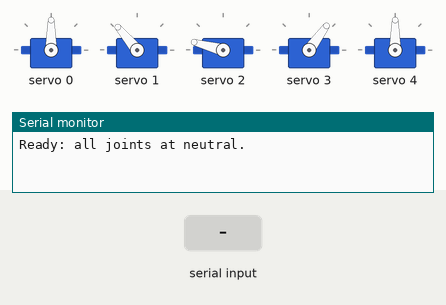
The sketch below on a simulated Arduino Uno, built with avr-gcc and run on an emulated ATmega328P. On the bench: 5 × servo, the last lines printed to the serial monitor. The test bench sets the inputs (shaded band).

Above: at 3.7 s.
3.8 s: "1,90\n" received over Serial
At 3.96 s:
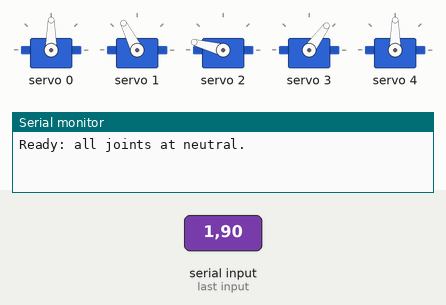
At 5.4 s:
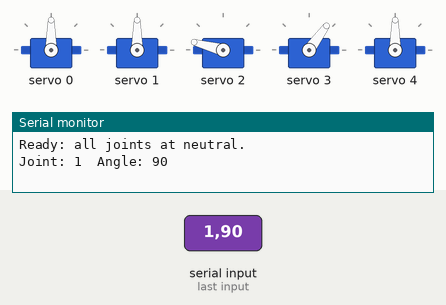
5.7 s: "90,45\n" received over Serial
Timing chart, 0 to 8.7 s (numbered marks = the images above; inputs shaded):
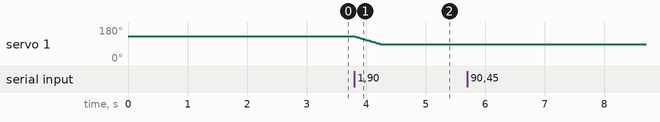

The sketch:

pca_serial.ino
```cpp
/*
  pca_serial (v4.4)
  Type a channel and an angle in the Serial Monitor (e.g. "2 90") and that servo moves there
  in small steps, starting from that joint's last commanded angle.
  Each joint has its own step size and pause: base, shoulder and elbow 1 deg every 10 ms;
  wrist and gripper 2 deg every 20 ms (same speed, 100 deg/s), because the SG90 dead band
  makes 1-deg steps jerky. After the steps, one last pulse lands on the exact angle.
  Channels: 0 base, 1 shoulder, 2 elbow, 3 wrist, 4 gripper.
  Each joint has its own accepted range (ANGLE_MIN, ANGLE_MAX, measured on the arm):
  base 40-140 (cables), shoulder and elbow 10-170 (full range), wrist 40-110 (it buzzes outside),
  gripper 30-150. Anything else prints "ERROR!" and nothing moves.
  Monitor setting: "New Line", 9600 baud.

  At power-up every joint goes to its NEUTRAL angle, one joint at a time. This is the only jump:
  place the arm by hand near the neutral pose before switching the supply on.

  Calibration, command c -> real joint angle in degrees:
    base      psi = 0.754 * (c - 90)     counterclockwise seen from above when c grows
    shoulder  theta = 0.865 * c - 30.1   link 1 from the table
    elbow     q2 = 0.836 * c - 143.0     forearm from link 1 (0 = in line), forearm in front of vertical
    wrist     q3 = -0.910 * c + 49.4     gripper from forearm (0 = in line)
  Backlash: about 1 deg, 2-3 deg at the base, about 7 deg when the load flips past vertical.

  Wiring: Arduino 5V -> PCA VCC, GND -> GND, A4 -> SDA, A5 -> SCL (I2C).
  Servo power comes from the 5 V supply on the PCA screw terminal (V+), never from the Arduino.
*/

#include <Adafruit_PWMServoDriver.h>  // PCA9685 library (it includes Wire, the I2C library)

// PCA channel of each servo: the name says which joint, the value where it is plugged in.
const int BASE = 0;
const int SHOULDER = 1;
const int ELBOW = 2;
const int WRIST = 3;
const int GRIPPER = 4;
const int NUM_JOINTS = 5;

// Pulse length at 0 and 180 deg: the same straight line the Servo library uses,
// so 90 here gives the same pulse (1472 us) as servo_serial.
const int PULSE_MIN_US = 544;
const int PULSE_MAX_US = 2400;

// Step size (deg) and pause per step (ms), one value per channel (index = channel).
// Speed = step / pause: 1 deg / 10 ms = 2 deg / 20 ms = 100 deg/s.
const int STEP_DEG[NUM_JOINTS]      = { 1,  1,  1,  2,  2};
const int STEP_DELAY_MS[NUM_JOINTS] = {10, 10, 10, 20, 20};

// Accepted command range of each joint (deg), one value per channel (index = channel).
// Measured with the other joints in the neutral pose.
const int ANGLE_MIN[NUM_JOINTS] = { 40,  10,  10,  40,  30};
const int ANGLE_MAX[NUM_JOINTS] = {140, 170, 170, 110, 150};

// Neutral pose, one angle per channel (index = channel): the arm as close to vertical as the
// elbow allows. Shoulder at 130: link 1 about 82 deg from the table; elbow at 165: forearm about
// 5 deg from in line with link 1; wrist at 54: gripper in line with the forearm. All inside
// ANGLE_MIN/MAX.
const int NEUTRAL[NUM_JOINTS] = {90, 130, 165, 54, 90};

Adafruit_PWMServoDriver pca;  // one object for the whole board (default I2C address 0x40)

// Last commanded angle of each joint (index = channel). Global, so it survives between loop() calls.
int last_position[NUM_JOINTS];

void setup() {
  Serial.begin(9600);
  pca.begin();
  pca.setPWMFreq(50);  // 50 pulses per second = one pulse every 20 ms, what hobby servos expect

  // Send every joint to its neutral angle, one at a time with a pause, so they don't all jump
  // together (smaller current peak), and start each joint's memory from there.
  for (int joint = BASE; joint <= GRIPPER; joint++) {
    int pulse_us = map(NEUTRAL[joint], 0, 180, PULSE_MIN_US, PULSE_MAX_US);
    pca.writeMicroseconds(joint, pulse_us);
    last_position[joint] = NEUTRAL[joint];
    delay(500);
  }
  Serial.println("Ready: all joints at neutral.");
}

void loop() {
  if (Serial.available() > 0) {
    char next = Serial.peek();  // look at the first character without removing it

    if (next == '\n') {
      Serial.read();  // drop the line ending, so parseInt never sees it alone
    }

    else {
      // First number = channel, second = angle. parseInt stops at the first non-digit
      // (the space, then the line ending) and returns 0 after a 1 s timeout if no digits came.
      int joint = Serial.parseInt();
      int angle = Serial.parseInt();

      // Valid channel first, then the angle inside that joint's range: && stops at the first
      // false, so ANGLE_MIN[joint] is read only with a valid index. A timeout gives joint = 0
      // (a valid channel) and angle = 0, below every ANGLE_MIN: nothing moves.
      if (joint >= BASE && joint <= GRIPPER && angle >= ANGLE_MIN[joint] && angle <= ANGLE_MAX[joint]) {

        // Steps from this joint's last angle toward the new one, with this joint's step and pause.
        // The loops stop before the target (< and >): with 2-deg steps the target may fall
        // between two steps, so the exact angle is sent once at the end.
        if (angle >= last_position[joint]) {
          for (int step_angle = last_position[joint]; step_angle < angle; step_angle += STEP_DEG[joint]) {
            // Angle -> pulse length: 0..180 deg mapped onto 544..2400 us (90 -> 1472).
            int step_pulse_us = map(step_angle, 0, 180, PULSE_MIN_US, PULSE_MAX_US);
            pca.writeMicroseconds(joint, step_pulse_us);
            delay(STEP_DELAY_MS[joint]);
          }
        }

        else {
          for (int step_angle = last_position[joint]; step_angle > angle; step_angle -= STEP_DEG[joint]) {
            int step_pulse_us = map(step_angle, 0, 180, PULSE_MIN_US, PULSE_MAX_US);
            pca.writeMicroseconds(joint, step_pulse_us);
            delay(STEP_DELAY_MS[joint]);
          }
        }

        // Last pulse on the exact target, then remember it: the next move starts from here.
        int target_pulse_us = map(angle, 0, 180, PULSE_MIN_US, PULSE_MAX_US);
        pca.writeMicroseconds(joint, target_pulse_us);
        last_position[joint] = angle;

        // One print per piece, println on the last one: "Joint: 2  Angle: 90"
        Serial.print("Joint: ");
        Serial.print(joint);
        Serial.print("  Angle: ");
        Serial.println(angle);
      }

      else {
        Serial.println("ERROR!");
      }
    }
  }
}
```

Measured:
- after the input at 3.8 s, servo 1: moves from 130° to 90° over 0.42 s, starting at once
